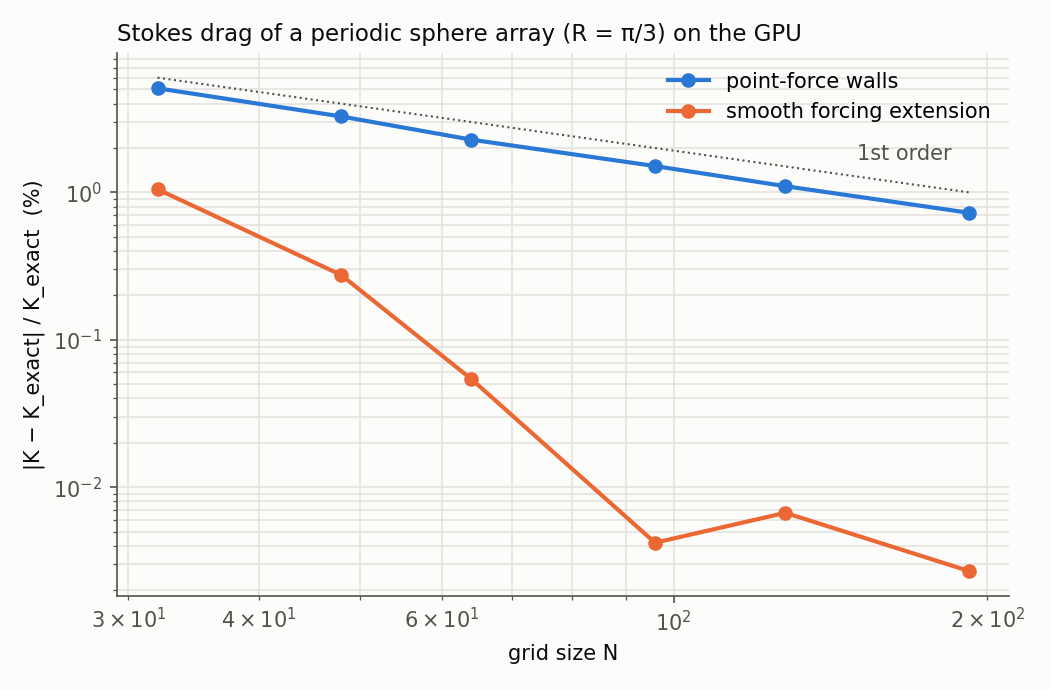

Recreate this plot in Python.
"""Sphere-array drag convergence: point-force walls vs smooth forcing
extension (both GPU), against Sangani & Acrivos K(c) for R = π/3.
Usage: python3 analysis/surface_convergence.py"""

import re

import matplotlib

matplotlib.use("Agg")
import matplotlib.pyplot as plt

PAT = re.compile(r"N=\s*(\d+).*err ([+-][\d.]+)%")


def load(path):
    pts = sorted((int(m[1]), abs(float(m[2]))) for m in map(PAT.search, open(path)) if m)
    return [p[0] for p in pts], [p[1] for p in pts]


BLUE, ORANGE = "#2a78d6", "#eb6834"
INK, MUTED, GRID, BG = "#0b0b0b", "#52514e", "#e4e3df", "#fcfcfb"
plt.rcParams.update({"font.size": 10, "axes.edgecolor": MUTED, "axes.labelcolor": INK,
                     "xtick.color": MUTED, "ytick.color": MUTED})
fig, ax = plt.subplots(figsize=(7, 4.6), facecolor=BG)
ax.set_facecolor(BG)
ax.grid(True, which="both", color=GRID, linewidth=0.8)
for s in ("top", "right"):
    ax.spines[s].set_visible(False)
for path, col, label in [("analysis/runs/sphere_point_gpu.txt", BLUE, "point-force walls"),
                         ("analysis/runs/sphere_ext_gpu.txt", ORANGE, "smooth forcing extension")]:
    n, e = load(path)
    ax.loglog(n, e, "o-", color=col, lw=2, ms=6, label=label)
    print(label, list(zip(n, e)))
n = [32, 192]
ax.loglog(n, [6.0 * (32 / k) for k in n], ls=":", color=MUTED, lw=1)
ax.text(150, 6.0 * 32 / 150 * 1.3, "1st order", color=MUTED)
ax.set_xlabel("grid size N")
ax.set_ylabel("|K − K_exact| / K_exact  (%)")
ax.set_title("Stokes drag of a periodic sphere array (R = π/3) on the GPU", loc="left", color=INK, fontsize=11)
ax.legend(frameon=False)
fig.tight_layout()
fig.savefig("analysis/surface_convergence.png", dpi=150)
print("wrote analysis/surface_convergence.png")
